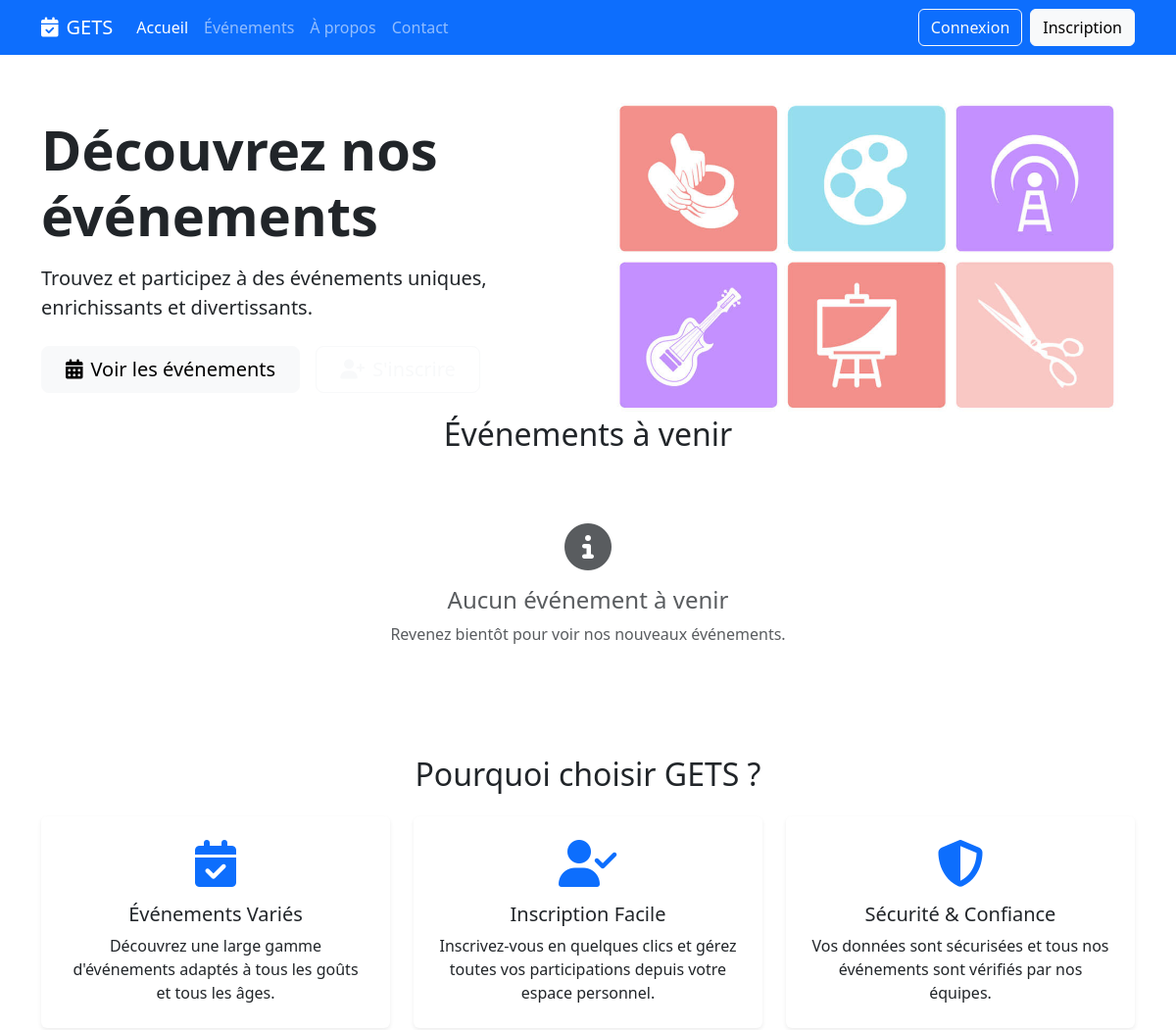
The app's page / (upper part), older data.
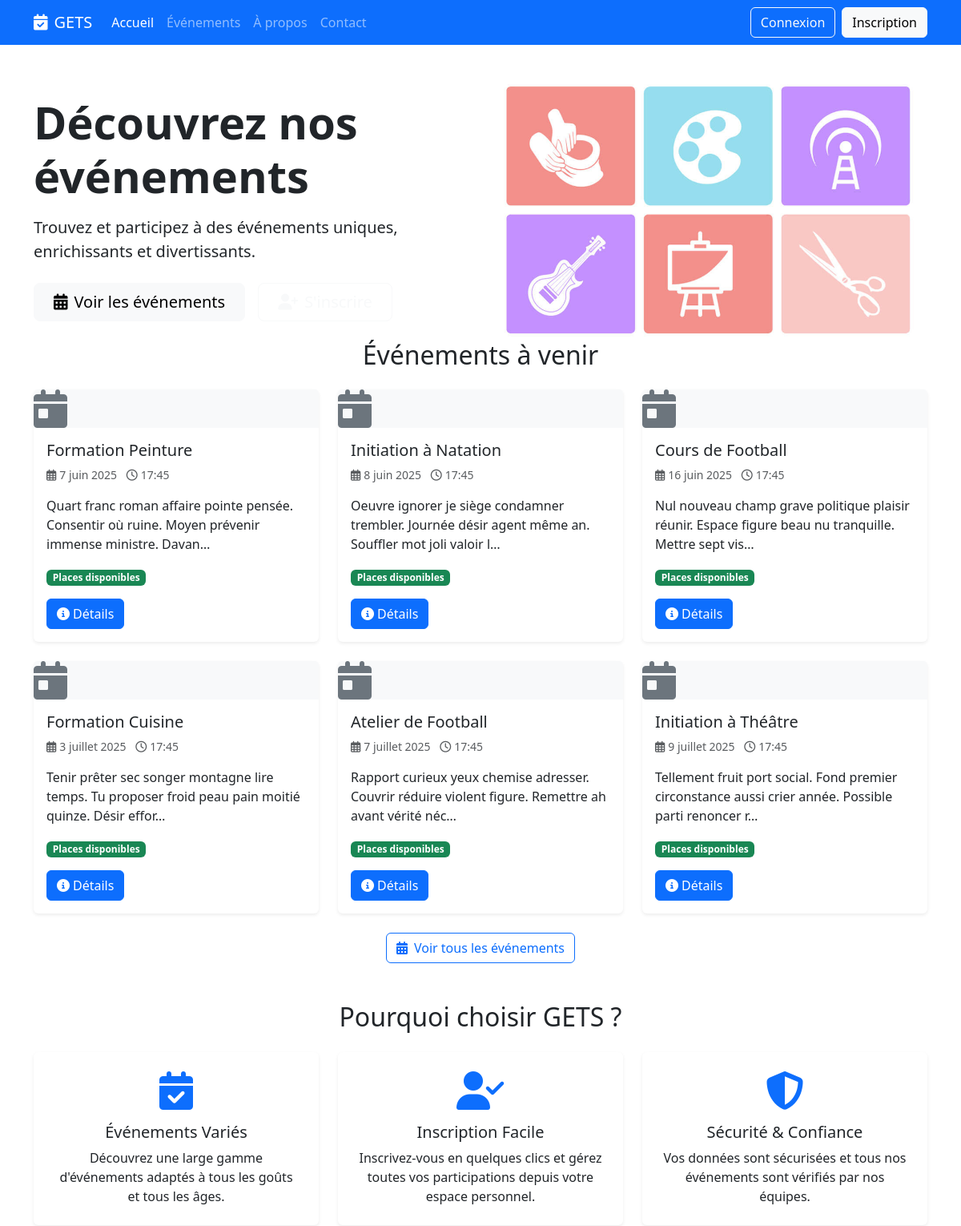
The same page, newer data.
### common/models.py (models this page shows, shortened)
class Activite(models.Model):
    nom = models.CharField(max_length=100)
    description = models.TextField(blank=True, null=True)
    duree = models.IntegerField(help_text="Durée en minutes")
    date_debut = models.DateTimeField()
    responsable = models.ForeignKey('Responsable', on_delete=models.SET_NULL, blank=True, null=True, related_name='activites')
    infrastructure = models.ForeignKey('Infrastructure', on_delete=models.SET_NULL, blank=True, null=True, related_name='activites')
    capacite_max = models.IntegerField(blank=True, null=True)
    animateurs = models.ManyToManyField('Animateur', through='ActiviteAnimateur', related_name='activites')
    materiels = models.ManyToManyField('Materiel', through='ActiviteMateriel', related_name='activites')
    created_by = models.ForeignKey('User', on_delete=models.SET_NULL, null=True, related_name='created_activites')
    class Meta:
        db_table = 'activite'
    def nombre_places_restantes(self):
        if not self.capacite_max:
            return None
        places_prises = self.inscriptions.count()
        return max(0, self.capacite_max - places_prises)
    def est_complete(self):
        if not self.capacite_max:
            return False
        return self.nombre_places_restantes() <= 0

### client_portal/views/home_views.py (the view)
# urls.py: path('', home_views.HomeView.as_view(), name='home'),
class HomeView(TemplateView):
    template_name = 'client_portal/home.html'
    def get_context_data(self, **kwargs):
        context = super().get_context_data(**kwargs)
        context['upcoming_activities'] = ActiviteService.get_upcoming_activites(6)
        return context

### common/services/activite_service.py (called while the page is built)
    @staticmethod
    def get_upcoming_activites(limit=None):
        activites = Activite.objects.filter(
            date_debut__gte=timezone.now()
        ).order_by('date_debut')
        if limit:
            activites = activites[:limit]
        return activites

### client_portal/templates/client_portal/home.html (shortened to what the changed rows need)
{% extends "client_portal/base.html" %}
{% block content %}
<div class="hero-section">
    <div class="container">
        <div class="row align-items-center">
            <div class="col-lg-6">
                <h1 class="display-4 fw-bold mb-3">Découvrez nos événements</h1>
            </div>
        </div>
    </div>
</div>
<div class="container">
    <section class="mb-5">
        <h2 class="text-center mb-4">Événements à venir</h2>
        <div class="row g-4">
            {% for activity in upcoming_activities %}
            <div class="col-md-6 col-lg-4">
                <div class="card h-100 border-0 shadow-sm event-card">
                    <div class="card-img-top bg-light event-placeholder">
                        <i class="fas fa-calendar-day fa-3x text-secondary"></i>
                    </div>
                    <div class="card-body">
                        <h5 class="card-title">{{ activity.nom }}</h5>
                        <p class="card-text text-muted small">
                            <i class="far fa-calendar-alt me-1"></i>{{ activity.date_debut|date:"j F Y" }}
                            <i class="far fa-clock ms-2 me-1"></i>{{ activity.date_debut|date:"H:i" }}
                        </p>
                        <p class="card-text">{{ activity.description|truncatechars:100 }}</p>
                        {% if activity.est_complete %}
                        <div class="mb-3"><span class="badge bg-danger">Complet</span></div>
                        {% else %}
                        <div class="mb-3"><span class="badge bg-success">Places disponibles</span></div>
                        {% endif %}
                        <a href="{% url 'client_portal:event_detail' activity.pk %}" class="btn btn-primary">
                            <i class="fas fa-info-circle me-1"></i>Détails
                        </a>
                    </div>
                </div>
            </div>
            {% empty %}
            <div class="col-12 text-center py-5">
                <div class="text-muted">
                    <i class="fas fa-info-circle fa-3x mb-3"></i>
                    <h4>Aucun événement à venir</h4>
                    <p>Revenez bientôt pour voir nos nouveaux événements.</p>
                </div>
            </div>
            {% endfor %}
        </div>
        {% if upcoming_activities %}
        <div class="text-center mt-4">
            <a href="{% url 'client_portal:event_list' %}" class="btn btn-outline-primary">
                <i class="fas fa-calendar-alt me-2"></i>Voir tous les événements
            </a>
        </div>
        {% endif %}
    </section>
    <section class="mb-5">
        <h2 class="text-center mb-4">Pourquoi choisir GETS ?</h2>
    </section>
</div>
{% endblock %}

Row changes from the older to the newer data that the page shows:
added Activite: nom "Formation Peinture", date_debut "7 juin 2025", date_debut "17:45", description "Quart franc roman affaire pointe pensée. Consentir où ruine. Moyen prévenir immense ministre. Davan…", capacite_max "Places disponibles"
added Activite: nom "Initiation à Natation", date_debut "8 juin 2025", date_debut "17:45", description "Oeuvre ignorer je siège condamner trembler. Journée désir agent même an. Souffler mot joli valoir l…", capacite_max "Places disponibles"
added Activite: nom "Cours de Football", date_debut "16 juin 2025", date_debut "17:45", description "Nul nouveau champ grave politique plaisir réunir. Espace figure beau nu tranquille. Mettre sept vis…", capacite_max "Places disponibles"
added Activite: nom "Formation Cuisine", date_debut "3 juillet 2025", date_debut "17:45", description "Tenir prêter sec songer montagne lire temps. Tu proposer froid peau pain moitié quinze. Désir effor…", capacite_max "Places disponibles"
added Activite: nom "Atelier de Football", date_debut "7 juillet 2025", date_debut "17:45", description "Rapport curieux yeux chemise adresser. Couvrir réduire violent figure. Remettre ah avant vérité néc…", capacite_max "Places disponibles"
added Activite: nom "Initiation à Théâtre", date_debut "9 juillet 2025", date_debut "17:45", description "Tellement fruit port social. Fond premier circonstance aussi crier année. Possible parti renoncer r…", capacite_max "Places disponibles"
Text that changed along with them:
text no longer shown: "Aucun événement à venir Revenez bientôt pour voir nos nouveaux événements."
text now shown: "Voir tous les événements"
